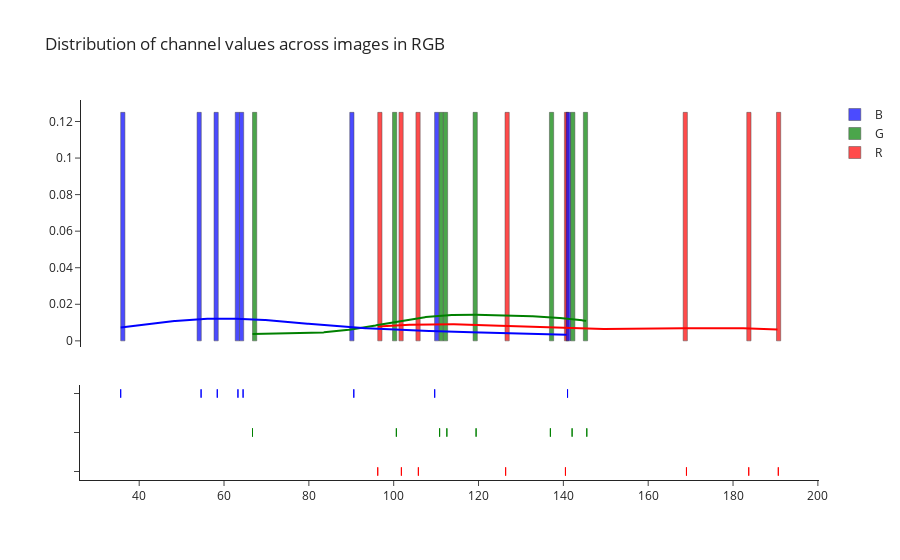

Notebook cell for this chart:
### Code cell
import cv2

import numpy as np
import plotly.figure_factory as ff

import glob

folder_path = r"C:\Users\abdel\OneDrive\Documents\TP\Dataset\*"  # Replace with the actual path to your "Dataset" folder

# Load images from the specified folder
images = [cv2.imread(file) for file in glob.glob(f"{folder_path}*.jpg")]
len(images)

# Check the distribution of red values 
red_values = []
for i in range(len(images)):
  red_value = np.mean(images[i][:, :, 0])
  red_values.append(red_value)

# Check the distribution of green values 
green_values = []
for i in range(len(images)):
  green_value = np.mean(images[i][:, :, 1])
  green_values.append(green_value)

# Check the distribution of blue values 
blue_values = []
for i in range(len(images)):
  blue_value = np.mean(images[i][:, :, 2])
  blue_values.append(blue_value)
  
# Plotting the histogram
fig = ff.create_distplot([red_values, green_values, blue_values], group_labels=["R", "G", "B"], colors=['red', 'green', 'blue'])
fig.update_layout(showlegend=True, template="simple_white")
fig.update_layout(title_text='Distribution of channel values across images in RGB')
fig.data[0].marker.line.color = 'rgb(0, 0, 0)'
fig.data[0].marker.line.width = 0.5
fig.data[1].marker.line.color = 'rgb(0, 0, 0)'
fig.data[1].marker.line.width = 0.5
fig.data[2].marker.line.color = 'rgb(0, 0, 0)'
fig.data[2].marker.line.width = 0.5
fig

### Figure 1 — Plotly figure (JSON) as saved in the notebook; plotly's stock layout.template omitted (floating-point values rounded to 4 significant figures; data arrays with more than 128 entries replaced by an {"elided": "..."} marker saying what was removed)
{"data": [{"histnorm": "probability density", "legendgroup": "R", "marker": {"color": "red", "line": {"color": "rgb(0, 0, 0)", "width": 0.5}}, "name": "R", "opacity": 0.7, "type": "histogram", "x": [169.0, 169.0, 101.8, 101.8, 96.24, 96.24, 126.4, 126.4, 105.8, 105.8, 140.5, 140.5, 190.7, 190.7, 183.7, 183.7], "xaxis": "x", "xbins": {"end": 190.7, "size": 1, "start": 96.24}, "yaxis": "y"}, {"histnorm": "probability density", "legendgroup": "G", "marker": {"color": "green", "line": {"color": "rgb(0, 0, 0)", "width": 0.5}}, "name": "G", "opacity": 0.7, "type": "histogram", "x": [112.5, 112.5, 100.6, 100.6, 66.71, 66.71, 119.4, 119.4, 110.8, 110.8, 142.1, 142.1, 145.5, 145.5, 136.9, 136.9], "xaxis": "x", "xbins": {"end": 145.5, "size": 1, "start": 66.71}, "yaxis": "y"}, {"histnorm": "probability density", "legendgroup": "B", "marker": {"color": "blue", "line": {"color": "rgb(0, 0, 0)", "width": 0.5}}, "name": "B", "opacity": 0.7, "type": "histogram", "x": [64.49, 64.49, 90.6, 90.6, 63.28, 63.28, 54.59, 54.59, 109.7, 109.7, 141.0, 141.0, 35.64, 35.64, 58.41, 58.41], "xaxis": "x", "xbins": {"end": 141.0, "size": 1, "start": 35.64}, "yaxis": "y"}, {"legendgroup": "R", "marker": {"color": "red"}, "mode": "lines", "name": "R", "showlegend": false, "type": "scatter", "x": {"elided": "500 float values"}, "xaxis": "x", "y": {"elided": "500 float values"}, "yaxis": "y"}, {"legendgroup": "G", "marker": {"color": "green"}, "mode": "lines", "name": "G", "showlegend": false, "type": "scatter", "x": {"elided": "500 float values"}, "xaxis": "x", "y": {"elided": "500 float values"}, "yaxis": "y"}, {"legendgroup": "B", "marker": {"color": "blue"}, "mode": "lines", "name": "B", "showlegend": false, "type": "scatter", "x": {"elided": "500 float values"}, "xaxis": "x", "y": {"elided": "500 float values"}, "yaxis": "y"}, {"legendgroup": "R", "marker": {"color": "red", "symbol": "line-ns-open"}, "mode": "markers", "name": "R", "showlegend": false, "type": "scatter", "x": [169.0, 169.0, 101.8, 101.8, 96.24, 96.24, 126.4, 126.4, 105.8, 105.8, 140.5, 140.5, 190.7, 190.7, 183.7, 183.7], "xaxis": "x", "y": ["R", "R", "R", "R", "R", "R", "R", "R", "R", "R", "R", "R", "R", "R", "R", "R"], "yaxis": "y2"}, {"legendgroup": "G", "marker": {"color": "green", "symbol": "line-ns-open"}, "mode": "markers", "name": "G", "showlegend": false, "type": "scatter", "x": [112.5, 112.5, 100.6, 100.6, 66.71, 66.71, 119.4, 119.4, 110.8, 110.8, 142.1, 142.1, 145.5, 145.5, 136.9, 136.9], "xaxis": "x", "y": ["G", "G", "G", "G", "G", "G", "G", "G", "G", "G", "G", "G", "G", "G", "G", "G"], "yaxis": "y2"}, {"legendgroup": "B", "marker": {"color": "blue", "symbol": "line-ns-open"}, "mode": "markers", "name": "B", "showlegend": false, "type": "scatter", "x": [64.49, 64.49, 90.6, 90.6, 63.28, 63.28, 54.59, 54.59, 109.7, 109.7, 141.0, 141.0, 35.64, 35.64, 58.41, 58.41], "xaxis": "x", "y": ["B", "B", "B", "B", "B", "B", "B", "B", "B", "B", "B", "B", "B", "B", "B", "B"], "yaxis": "y2"}], "layout": {"autosize": true, "barmode": "overlay", "hovermode": "closest", "legend": {"traceorder": "reversed"}, "showlegend": true, "title": {"text": "Distribution of channel values across images in RGB"}, "xaxis": {"anchor": "y2", "autorange": true, "domain": [0, 1], "range": [26.25, 200.1], "type": "linear", "zeroline": false}, "yaxis": {"anchor": "free", "autorange": true, "domain": [0.35, 1], "position": 0, "range": [-0.003365, 0.1318], "type": "linear"}, "yaxis2": {"anchor": "x", "autorange": true, "domain": [0, 0.25], "dtick": 1, "range": [-0.3636, 2.364], "showticklabels": false, "type": "category"}}}
